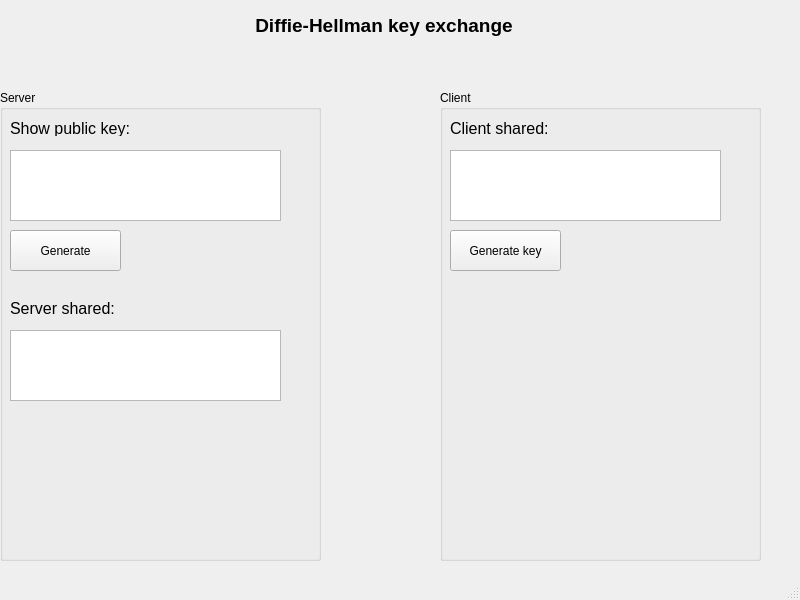
<?xml version="1.0" encoding="UTF-8"?>
<ui version="4.0">
 <class>MainWindow</class>
 <widget class="QMainWindow" name="MainWindow">
  <property name="geometry">
   <rect>
    <x>0</x>
    <y>0</y>
    <width>800</width>
    <height>600</height>
   </rect>
  </property>
  <property name="windowTitle">
   <string>MainWindow</string>
  </property>
  <widget class="QWidget" name="centralwidget">
   <widget class="QGroupBox" name="gbServer">
    <property name="geometry">
     <rect>
      <x>0</x>
      <y>90</y>
      <width>321</width>
      <height>471</height>
     </rect>
    </property>
    <property name="title">
     <string>Server</string>
    </property>
    <widget class="QPushButton" name="btnGenServer">
     <property name="geometry">
      <rect>
       <x>10</x>
       <y>140</y>
       <width>111</width>
       <height>41</height>
      </rect>
     </property>
     <property name="text">
      <string>Generate</string>
     </property>
    </widget>
    <widget class="QTextEdit" name="txtServerPub">
     <property name="geometry">
      <rect>
       <x>10</x>
       <y>60</y>
       <width>271</width>
       <height>71</height>
      </rect>
     </property>
    </widget>
    <widget class="QLabel" name="label_2">
     <property name="geometry">
      <rect>
       <x>10</x>
       <y>30</y>
       <width>141</width>
       <height>16</height>
      </rect>
     </property>
     <property name="font">
      <font>
       <pointsize>12</pointsize>
      </font>
     </property>
     <property name="text">
      <string>Show public key:</string>
     </property>
    </widget>
    <widget class="QTextEdit" name="txtServerShared">
     <property name="geometry">
      <rect>
       <x>10</x>
       <y>240</y>
       <width>271</width>
       <height>71</height>
      </rect>
     </property>
    </widget>
    <widget class="QLabel" name="label_4">
     <property name="geometry">
      <rect>
       <x>10</x>
       <y>210</y>
       <width>141</width>
       <height>16</height>
      </rect>
     </property>
     <property name="font">
      <font>
       <pointsize>12</pointsize>
      </font>
     </property>
     <property name="text">
      <string>Server shared:</string>
     </property>
    </widget>
   </widget>
   <widget class="QLabel" name="label">
    <property name="geometry">
     <rect>
      <x>250</x>
      <y>10</y>
      <width>291</width>
      <height>31</height>
     </rect>
    </property>
    <property name="font">
     <font>
      <pointsize>14</pointsize>
      <weight>75</weight>
      <bold>true</bold>
     </font>
    </property>
    <property name="text">
     <string> Diffie-Hellman key exchange</string>
    </property>
   </widget>
   <widget class="QGroupBox" name="gbClient">
    <property name="geometry">
     <rect>
      <x>440</x>
      <y>90</y>
      <width>321</width>
      <height>471</height>
     </rect>
    </property>
    <property name="title">
     <string>Client</string>
    </property>
    <widget class="QPushButton" name="btnGenClient">
     <property name="geometry">
      <rect>
       <x>10</x>
       <y>140</y>
       <width>111</width>
       <height>41</height>
      </rect>
     </property>
     <property name="text">
      <string>Generate key</string>
     </property>
    </widget>
    <widget class="QTextEdit" name="txtClientShared">
     <property name="geometry">
      <rect>
       <x>10</x>
       <y>60</y>
       <width>271</width>
       <height>71</height>
      </rect>
     </property>
    </widget>
    <widget class="QLabel" name="label_3">
     <property name="geometry">
      <rect>
       <x>10</x>
       <y>30</y>
       <width>141</width>
       <height>16</height>
      </rect>
     </property>
     <property name="font">
      <font>
       <pointsize>12</pointsize>
      </font>
     </property>
     <property name="text">
      <string>Client shared:</string>
     </property>
    </widget>
    <widget class="QLabel" name="lblStatus">
     <property name="geometry">
      <rect>
       <x>20</x>
       <y>210</y>
       <width>141</width>
       <height>16</height>
      </rect>
     </property>
     <property name="font">
      <font>
       <pointsize>12</pointsize>
      </font>
     </property>
     <property name="text">
      <string/>
     </property>
    </widget>
   </widget>
  </widget>
  <widget class="QMenuBar" name="menubar">
   <property name="geometry">
    <rect>
     <x>0</x>
     <y>0</y>
     <width>800</width>
     <height>21</height>
    </rect>
   </property>
  </widget>
  <widget class="QStatusBar" name="statusbar"/>
 </widget>
 <resources/>
 <connections/>
</ui>
